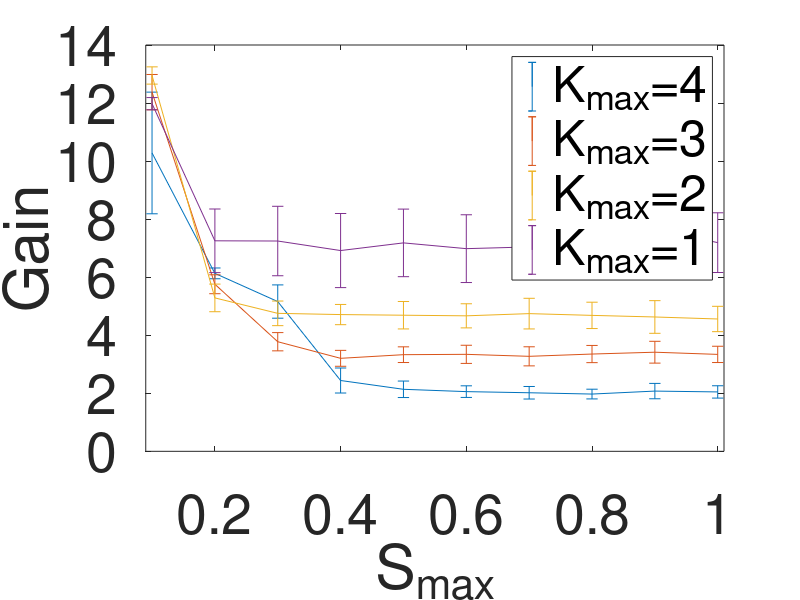
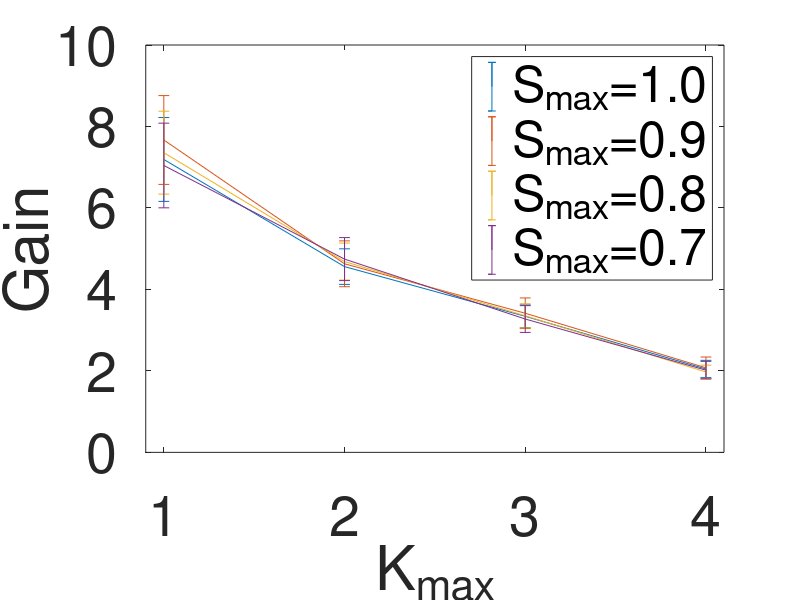
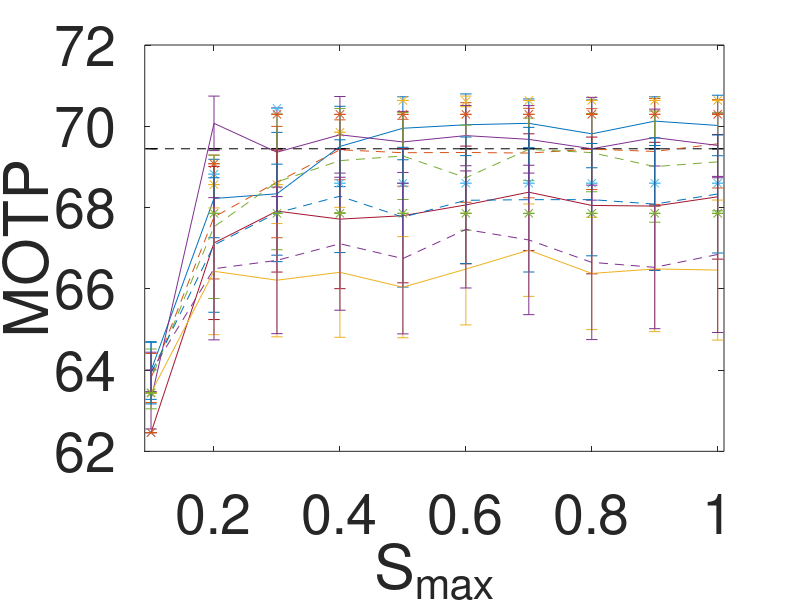
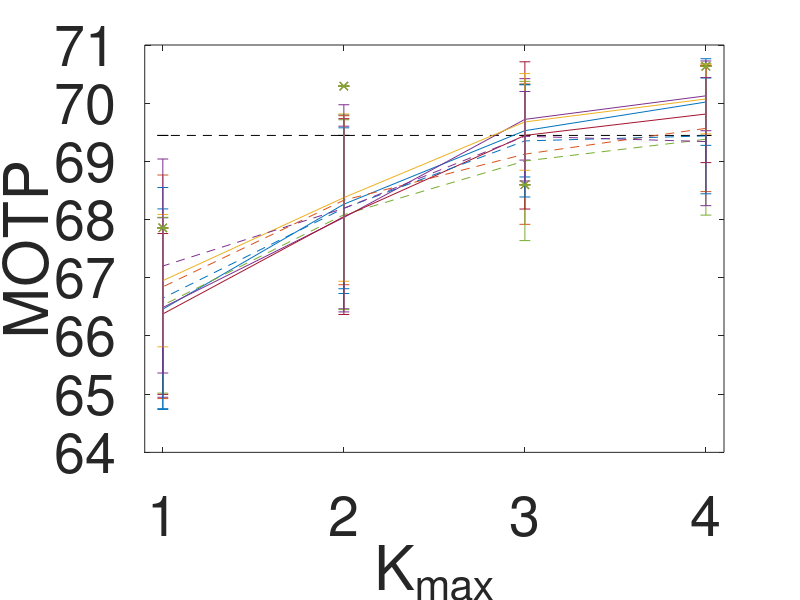

The MATLAB script that drew these images, in order:
close all
load('mcts_alpha_0_5.mat')
load('random_0_5_0_5.mat')
load('greedy_0_5_0_5.mat')
load('fullwindow.mat')

% MCTS
mean_average_optimization_times=median(average_optimization_times,3);
mean_average_detection_times=median(average_detection_times,3);
mean_average_tracking_times=median(average_tracking_times,3);
mean_average_total_times=mean_average_optimization_times+mean_average_detection_times+mean_average_tracking_times;
mean_average_mot=mean(average_mot,3);

% RANDOM
mean_average_optimization_times_random=median(average_optimization_times_random,3);
mean_average_detection_times_random=median(average_detection_times_random,3);
mean_average_tracking_times_random=median(average_tracking_times_random,3);
mean_average_total_times_random=mean_average_optimization_times_random+mean_average_detection_times_random+mean_average_tracking_times_random;
mean_average_mot_random=mean(average_mot_random,3);

% GREEDY
mean_average_optimization_times_greedy=median(average_optimization_times_greedy,3);
mean_average_detection_times_greedy=median(average_detection_times_greedy,3);
mean_average_tracking_times_greedy=median(average_tracking_times_greedy,3);
mean_average_total_times_greedy=mean_average_optimization_times_greedy+mean_average_detection_times_greedy+mean_average_tracking_times_greedy;
mean_average_mot_greedy=mean(average_mot_greedy,3);


for c1=1:length(max_items_)
    str=sprintf('max items: %d',max_items_(c1));
    disp(str);
    for c2=1:length(capacity_constraints_)
        str=sprintf(' & %.1f & %.1f & %.1f & %.1f  & %.1f & %.1f & %.1f & %.1f & %.1f & %.1f & %.1f & %.1f & %.1f',...
            mean_average_mot(c1,c2,1,1:3),...
            mean_average_mot(c1,c2,1,5),...
            mean_average_mot(c1,c2,1,7:end),...
            1.0/mean_average_detection_times(c1,c2,1,:));
        disp(str)
    end
end

%% plots

average_detection_time_gains=0.25./average_detection_times(:,:,:);
mean_average_detection_time_gains=mean(average_detection_time_gains(:,:,:),3);
std_average_detection_time_gains=std(average_detection_time_gains(:,:,:),0,3);
fontsize=40;

figure(1)

legend_string={'K_{max}=4',...
    'K_{max}=3',...
    'K_{max}=2',...
    'K_{max}=1',...
    };


for c1=1:length(max_items_)
    errorbar(capacity_constraints_,mean_average_detection_time_gains(c1,:),std_average_detection_time_gains(c1,:))
    hold on
end
xlim([0.09 1.01])
ylabel('Gain','FontSize',fontsize)
xlabel('S_{max}','FontSize',fontsize)
set(gca,'fontsize',fontsize);
set(gcf, 'Color', [1,1,1]);
legend(legend_string)

figure(2)

legend_string={'S_{max}=1.0',...
    'S_{max}=0.9',...
    'S_{max}=0.8',...
    'S_{max}=0.7',...
    };

for c2=1:4
    errorbar(max_items_,mean_average_detection_time_gains(:,c2),std_average_detection_time_gains(:,c2))
    hold on
end
set(gca,'XTick',1:4)
xlim([0.9 4.1])

%set(gca,'XTickLabel',max_items_)
ylabel('Gain','FontSize',fontsize)
xlabel('K_{max}','FontSize',fontsize)
set(gca,'fontsize',fontsize);
set(gcf, 'Color', [1,1,1]);
legend(legend_string)

%% MOTPrecision

motp_index=13;

mean_average_motp_fullwindow=mean(average_mot_fullwindow(:,motp_index),1);
std_average_motp_fullwindow=std(average_mot_fullwindow(:,motp_index),0,1);

mean_average_motp=mean(average_mot(:,:,:,motp_index),3);
std_average_motp=std(average_mot(:,:,:,motp_index),0,3);

mean_average_motp_random=mean(average_mot_random(:,:,:,motp_index),3);
std_average_motp_random=std(average_mot_random(:,:,:,motp_index),0,3);

mean_average_motp_greedy=mean(average_mot_greedy(:,:,:,motp_index),3);
std_average_motp_greedy=std(average_mot_greedy(:,:,:,motp_index),0,3);

figure(3)

errorbar(capacity_constraints_,...
    repmat(mean_average_motp_fullwindow(:),1,length(capacity_constraints_)),...
    repmat(std_average_motp_fullwindow(:),1,length(capacity_constraints_)),'k--');

hold on
for c1=1:length(max_items_)
    errorbar(capacity_constraints_,mean_average_motp(c1,:),std_average_motp(c1,:))
    errorbar(capacity_constraints_,mean_average_motp_random(c1,:),std_average_motp_random(c1,:),'--')
    errorbar(capacity_constraints_,mean_average_motp_greedy(c1,:),std_average_motp_greedy(c1,:),'x')

    hold on
end
xlim([0.09 1.01])
ylabel('MOTP','FontSize',fontsize)
xlabel('S_{max}','FontSize',fontsize)
set(gca,'fontsize',fontsize);
set(gcf, 'Color', [1,1,1]);

figure(4)

errorbar(max_items_,...
    repmat(mean_average_motp_fullwindow(:),1,length(max_items_)),...
    repmat(std_average_motp_fullwindow(:),1,length(max_items_)),'k--');

hold on

for c2=1:4
    errorbar(max_items_,mean_average_motp(:,c2),std_average_motp(:,c2))
    errorbar(max_items_,mean_average_motp_random(:,c2),std_average_motp_random(:,c2),'--')
    errorbar(max_items_,mean_average_motp_greedy(:,c2),std_average_motp_greedy(:,c2),'x')

    hold on
end
set(gca,'XTick',1:4)
xlim([0.9 4.1])
%set(gca,'XTickLabel',max_items_)
ylabel('MOTP','FontSize',fontsize)
xlabel('K_{max}','FontSize',fontsize)
set(gca,'fontsize',fontsize);
set(gcf, 'Color', [1,1,1]);

%% false positives
false_positives_index=8;
mean_average_fp_fullwindow=mean(average_mot_fullwindow(:,false_positives_index),1);
std_average_fp_fullwindow=std(average_mot_fullwindow(:,false_positives_index),0,1);


mean_average_fp=mean(average_mot(:,:,:,false_positives_index),3);
std_average_fp=std(average_mot(:,:,:,false_positives_index),0,3);

figure(5)

errorbar(capacity_constraints_,...
    repmat(mean_average_fp_fullwindow(:),1,length(capacity_constraints_)),...
    repmat(std_average_fp_fullwindow(:),1,length(capacity_constraints_)),'k--');

hold on

for c1=1:length(max_items_)
    errorbar(capacity_constraints_,mean_average_fp(c1,:),mean_average_fp(c1,:))
    hold on
end
xlim([0.09 1.01])
ylabel('FP','FontSize',fontsize)
xlabel('S_{max}','FontSize',fontsize)
set(gca,'fontsize',fontsize);
set(gcf, 'Color', [1,1,1]);

figure(6)

errorbar(max_items_,...
    repmat(mean_average_fp_fullwindow(:),1,length(max_items_)),...
    repmat(std_average_fp_fullwindow(:),1,length(max_items_)),'k--');

hold on

for c2=1:4
    errorbar(max_items_,mean_average_fp(:,c2),mean_average_fp(:,c2))
    hold on
end
set(gca,'XTick',1:4)
xlim([0.9 4.1])
%set(gca,'XTickLabel',max_items_)
ylabel('FP','FontSize',fontsize)
xlabel('K_{max}','FontSize',fontsize)
set(gca,'fontsize',fontsize);
set(gcf, 'Color', [1,1,1]);


%% false negatives
false_negatives_index=9;

mean_average_fn_fullwindow=mean(average_mot_fullwindow(:,false_negatives_index),1);
std_average_fn_fullwindow=std(average_mot_fullwindow(:,false_negatives_index),0,1);

mean_average_fn=mean(average_mot(:,:,:,false_negatives_index),3);
std_average_fn=std(average_mot(:,:,:,false_negatives_index),0,3);

figure(7)

errorbar(capacity_constraints_,...
    repmat(mean_average_fn_fullwindow(:),1,length(capacity_constraints_)),...
    repmat(mean_average_fn_fullwindow(:),1,length(capacity_constraints_)),'k--');

hold on

for c1=1:length(max_items_)
    errorbar(capacity_constraints_,mean_average_fn(c1,:),mean_average_fn(c1,:))
    hold on
end
xlim([0.09 1.01])
ylabel('FN','FontSize',fontsize)
xlabel('S_{max}','FontSize',fontsize)
set(gca,'fontsize',fontsize);
set(gcf, 'Color', [1,1,1]);

figure(8)

errorbar(max_items_,...
    repmat(mean_average_fn_fullwindow(:),1,length(max_items_)),...
    repmat(mean_average_fn_fullwindow(:),1,length(max_items_)),'k--');

hold on

for c2=1:4
    errorbar(max_items_,mean_average_fn(:,c2),mean_average_fn(:,c2))
    hold on
end
set(gca,'XTick',1:4)
xlim([0.9 4.1])
%set(gca,'XTickLabel',max_items_)
ylabel('FN','FontSize',fontsize)
xlabel('K_{max}','FontSize',fontsize)
set(gca,'fontsize',fontsize);
set(gcf, 'Color', [1,1,1]);

%% MOTA
mota_index=14;

mean_average_mota_fullwindow=mean(average_mot_fullwindow(:,mota_index),1);
std_average_mota_fullwindow=std(average_mot_fullwindow(:,mota_index),0,1);

mean_average_mota=mean(average_mot(:,:,:,mota_index),3);
std_average_mota=std(average_mot(:,:,:,mota_index),0,3);

figure(9)

errorbar(capacity_constraints_,...
    repmat(mean_average_mota_fullwindow(:),1,length(capacity_constraints_)),...
    repmat(std_average_mota_fullwindow(:),1,length(capacity_constraints_)),'k--');

hold on

for c1=1:length(max_items_)
    errorbar(capacity_constraints_,mean_average_mota(c1,:),std_average_mota(c1,:))
    hold on
end
xlim([0.09 1.01])
ylabel('MOTA','FontSize',fontsize)
xlabel('S_{max}','FontSize',fontsize)
set(gca,'fontsize',fontsize);
set(gcf, 'Color', [1,1,1]);

figure(10)

errorbar(max_items_,...
    repmat(mean_average_mota_fullwindow(:),1,length(max_items_)),...
    repmat(mean_average_mota_fullwindow(:),1,length(max_items_)),'k--');

hold on

for c2=1:4
    errorbar(max_items_,mean_average_mota(:,c2),std_average_mota(:,c2))
    hold on
end
set(gca,'XTick',1:4)
xlim([0.9 4.1])
%set(gca,'XTickLabel',max_items_)
ylabel('MOTA','FontSize',fontsize)
xlabel('K_{max}','FontSize',fontsize)
set(gca,'fontsize',fontsize);
set(gcf, 'Color', [1,1,1]);


%% ID switches
ids_index=10;

mean_average_ids_fullwindow=mean(average_mot_fullwindow(:,ids_index),1);
std_average_ids_fullwindow=std(average_mot_fullwindow(:,ids_index),0,1);

mean_average_ids=mean(average_mot(:,:,:,ids_index),3);
std_average_ids=std(average_mot(:,:,:,ids_index),0,3);

figure(11)

errorbar(capacity_constraints_,...
    repmat(mean_average_ids_fullwindow(:),1,length(capacity_constraints_)),...
    repmat(std_average_ids_fullwindow(:),1,length(capacity_constraints_)),'k--');

hold on

for c1=1:length(max_items_)
    errorbar(capacity_constraints_,mean_average_ids(c1,:),std_average_ids(c1,:))
    hold on
end
xlim([0.09 1.01])
ylabel('IDs','FontSize',fontsize)
xlabel('S_{max}','FontSize',fontsize)
set(gca,'fontsize',fontsize);
set(gcf, 'Color', [1,1,1]);

figure(12)

errorbar(max_items_,...
    repmat(mean_average_ids_fullwindow(:),1,length(max_items_)),...
    repmat(std_average_ids_fullwindow(:),1,length(max_items_)),'k--');

hold on

for c2=1:4
    errorbar(max_items_,mean_average_ids(:,c2),std_average_ids(:,c2))
    hold on
end
set(gca,'XTick',1:4)
xlim([0.9 4.1])
%set(gca,'XTickLabel',max_items_)
ylabel('IDs','FontSize',fontsize)
xlabel('K_{max}','FontSize',fontsize)
set(gca,'fontsize',fontsize);
set(gcf, 'Color', [1,1,1]);


